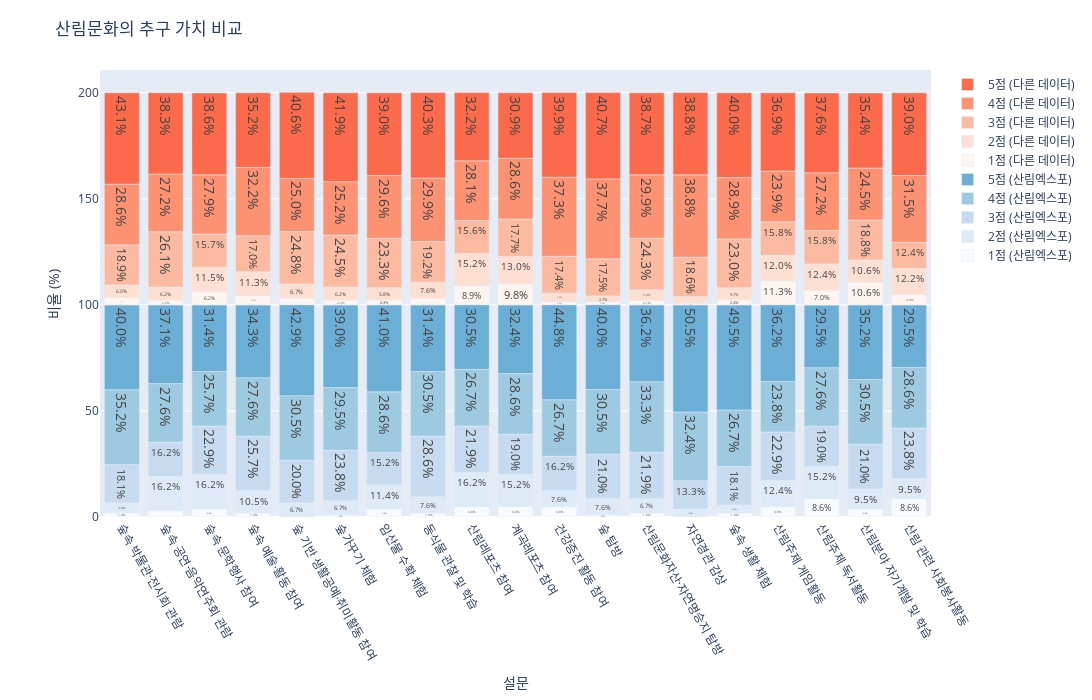

Notebook cell for this chart:
### Code cell
import plotly.colors as pc

# 컬러맵을 리스트로 불러오기
blues_color_map = pc.sequential.Blues
reds_color_map = pc.sequential.Reds

# 누적 막대그래프 시각화
fig = go.Figure()

# 막대 그래프 추가 (expo_5_num_df 데이터 사용)
for i in range(1, 6):
    text_labels = [f'<span style="font-size: 14px !important;">{val:.1f}%</span>' for val in expo_5_num_df[f'{i}_비율']]
    fig.add_trace(go.Bar(x=expo_5_num_df['설문'], y=expo_5_num_df[f'{i}_비율'], text=text_labels,
                         name=f'{i}점 (산림엑스포)', textposition='auto', marker=dict(color=blues_color_map[i-1])))

# 두 번째 막대 그래프 추가 (common_5_df 데이터 사용) - 겹치게 표시
for i in range(1, 6):
    text_labels = [f'<span style="font-size: 14px !important;">{val:.1f}%</span>' for val in common_5_df[f'{i}_비율']]
    fig.add_trace(go.Bar(x=common_5_df['설문'], y=common_5_df[f'{i}_비율'], text=text_labels,
                         name=f'{i}점 (다른 데이터)', textposition='auto', marker=dict(color=reds_color_map[i-1])))

# 그래프 레이아웃 설정
fig.update_layout(title="산림문화의 추구 가치 비교", xaxis_title="설문", yaxis_title="비율 (%)",
                  barmode='relative', showlegend=True)

# 범례 텍스트 수정
fig.update_layout(legend=dict(traceorder="reversed"))

# 그래프 높이와 너비 조정
fig.update_layout(height=700, width=1400)

# 여백 (margin) 조정
fig.update_layout(margin=dict(l=100, r=100, b=70, t=70))

fig.update_xaxes(tickangle=60)

fig.show()

### Figure 1 — Plotly figure (JSON) as saved in the notebook; plotly's stock layout.template omitted (floating-point values rounded to 4 significant figures)
{"data": [{"marker": {"color": "rgb(247,251,255)"}, "name": "1점 (산림엑스포)", "text": ["<span style=\"font-size: 14px !important;\">1.9%</span>", "<span style=\"font-size: 14px !important;\">2.9%</span>", "<span style=\"font-size: 14px !important;\">3.8%</span>", "<span style=\"font-size: 14px !important;\">1.9%</span>", "<span style=\"font-size: 14px !important;\">0.0%</span>", "<span style=\"font-size: 14px !important;\">1.0%</span>", "<span style=\"font-size: 14px !important;\">3.8%</span>", "<span style=\"font-size: 14px !important;\">1.9%</span>", "<span style=\"font-size: 14px !important;\">4.8%</span>", "<span style=\"font-size: 14px !important;\">4.8%</span>", "<span style=\"font-size: 14px !important;\">4.8%</span>", "<span style=\"font-size: 14px !important;\">1.0%</span>", "<span style=\"font-size: 14px !important;\">1.9%</span>", "<span style=\"font-size: 14px !important;\">0.0%</span>", "<span style=\"font-size: 14px !important;\">1.9%</span>", "<span style=\"font-size: 14px !important;\">4.8%</span>", "<span style=\"font-size: 14px !important;\">8.6%</span>", "<span style=\"font-size: 14px !important;\">3.8%</span>", "<span style=\"font-size: 14px !important;\">8.6%</span>"], "textposition": "auto", "type": "bar", "x": ["숲속 박물관·전시회 관람", "숲속 공연·음악연주회 관람", "숲속 문학행사 참여", "숲속 예술·활동 참여", "숲 기반 생활공예·취미활동 참여", "숲가꾸기 체험", "임산물 수확 체험", "동식물 관찰 및 학습", "산림레포츠 참여", "계곡레포츠 참여", "건강증진 활동 참여", "숲 탐방", "산림문화자산·자연명승지 탐방", "자연경관 감상", "숲속 생활 체험", "산림주제 게임활동", "산림주제 독서활동", "산림분야 자기계발 및 학습", "산림 관련 사회봉사활동"], "y": [1.9, 2.9, 3.8, 1.9, 0, 1, 3.8, 1.9, 4.8, 4.8, 4.8, 1, 1.9, 0, 1.9, 4.8, 8.6, 3.8, 8.6]}, {"marker": {"color": "rgb(222,235,247)"}, "name": "2점 (산림엑스포)", "text": ["<span style=\"font-size: 14px !important;\">4.8%</span>", "<span style=\"font-size: 14px !important;\">16.2%</span>", "<span style=\"font-size: 14px !important;\">16.2%</span>", "<span style=\"font-size: 14px !important;\">10.5%</span>", "<span style=\"font-size: 14px !important;\">6.7%</span>", "<span style=\"font-size: 14px !important;\">6.7%</span>", "<span style=\"font-size: 14px !important;\">11.4%</span>", "<span style=\"font-size: 14px !important;\">7.6%</span>", "<span style=\"font-size: 14px !important;\">16.2%</span>", "<span style=\"font-size: 14px !important;\">15.2%</span>", "<span style=\"font-size: 14px !important;\">7.6%</span>", "<span style=\"font-size: 14px !important;\">7.6%</span>", "<span style=\"font-size: 14px !important;\">6.7%</span>", "<span style=\"font-size: 14px !important;\">3.8%</span>", "<span style=\"font-size: 14px !important;\">3.8%</span>", "<span style=\"font-size: 14px !important;\">12.4%</span>", "<span style=\"font-size: 14px !important;\">15.2%</span>", "<span style=\"font-size: 14px !important;\">9.5%</span>", "<span style=\"font-size: 14px !important;\">9.5%</span>"], "textposition": "auto", "type": "bar", "x": ["숲속 박물관·전시회 관람", "숲속 공연·음악연주회 관람", "숲속 문학행사 참여", "숲속 예술·활동 참여", "숲 기반 생활공예·취미활동 참여", "숲가꾸기 체험", "임산물 수확 체험", "동식물 관찰 및 학습", "산림레포츠 참여", "계곡레포츠 참여", "건강증진 활동 참여", "숲 탐방", "산림문화자산·자연명승지 탐방", "자연경관 감상", "숲속 생활 체험", "산림주제 게임활동", "산림주제 독서활동", "산림분야 자기계발 및 학습", "산림 관련 사회봉사활동"], "y": [4.8, 16.2, 16.2, 10.5, 6.7, 6.7, 11.4, 7.6, 16.2, 15.2, 7.6, 7.6, 6.7, 3.8, 3.8, 12.4, 15.2, 9.5, 9.5]}, {"marker": {"color": "rgb(198,219,239)"}, "name": "3점 (산림엑스포)", "text": ["<span style=\"font-size: 14px !important;\">18.1%</span>", "<span style=\"font-size: 14px !important;\">16.2%</span>", "<span style=\"font-size: 14px !important;\">22.9%</span>", "<span style=\"font-size: 14px !important;\">25.7%</span>", "<span style=\"font-size: 14px !important;\">20.0%</span>", "<span style=\"font-size: 14px !important;\">23.8%</span>", "<span style=\"font-size: 14px !important;\">15.2%</span>", "<span style=\"font-size: 14px !important;\">28.6%</span>", "<span style=\"font-size: 14px !important;\">21.9%</span>", "<span style=\"font-size: 14px !important;\">19.0%</span>", "<span style=\"font-size: 14px !important;\">16.2%</span>", "<span style=\"font-size: 14px !important;\">21.0%</span>", "<span style=\"font-size: 14px !important;\">21.9%</span>", "<span style=\"font-size: 14px !important;\">13.3%</span>", "<span style=\"font-size: 14px !important;\">18.1%</span>", "<span style=\"font-size: 14px !important;\">22.9%</span>", "<span style=\"font-size: 14px !important;\">19.0%</span>", "<span style=\"font-size: 14px !important;\">21.0%</span>", "<span style=\"font-size: 14px !important;\">23.8%</span>"], "textposition": "auto", "type": "bar", "x": ["숲속 박물관·전시회 관람", "숲속 공연·음악연주회 관람", "숲속 문학행사 참여", "숲속 예술·활동 참여", "숲 기반 생활공예·취미활동 참여", "숲가꾸기 체험", "임산물 수확 체험", "동식물 관찰 및 학습", "산림레포츠 참여", "계곡레포츠 참여", "건강증진 활동 참여", "숲 탐방", "산림문화자산·자연명승지 탐방", "자연경관 감상", "숲속 생활 체험", "산림주제 게임활동", "산림주제 독서활동", "산림분야 자기계발 및 학습", "산림 관련 사회봉사활동"], "y": [18.1, 16.2, 22.9, 25.7, 20, 23.8, 15.2, 28.6, 21.9, 19, 16.2, 21, 21.9, 13.3, 18.1, 22.9, 19, 21, 23.8]}, {"marker": {"color": "rgb(158,202,225)"}, "name": "4점 (산림엑스포)", "text": ["<span style=\"font-size: 14px !important;\">35.2%</span>", "<span style=\"font-size: 14px !important;\">27.6%</span>", "<span style=\"font-size: 14px !important;\">25.7%</span>", "<span style=\"font-size: 14px !important;\">27.6%</span>", "<span style=\"font-size: 14px !important;\">30.5%</span>", "<span style=\"font-size: 14px !important;\">29.5%</span>", "<span style=\"font-size: 14px !important;\">28.6%</span>", "<span style=\"font-size: 14px !important;\">30.5%</span>", "<span style=\"font-size: 14px !important;\">26.7%</span>", "<span style=\"font-size: 14px !important;\">28.6%</span>", "<span style=\"font-size: 14px !important;\">26.7%</span>", "<span style=\"font-size: 14px !important;\">30.5%</span>", "<span style=\"font-size: 14px !important;\">33.3%</span>", "<span style=\"font-size: 14px !important;\">32.4%</span>", "<span style=\"font-size: 14px !important;\">26.7%</span>", "<span style=\"font-size: 14px !important;\">23.8%</span>", "<span style=\"font-size: 14px !important;\">27.6%</span>", "<span style=\"font-size: 14px !important;\">30.5%</span>", "<span style=\"font-size: 14px !important;\">28.6%</span>"], "textposition": "auto", "type": "bar", "x": ["숲속 박물관·전시회 관람", "숲속 공연·음악연주회 관람", "숲속 문학행사 참여", "숲속 예술·활동 참여", "숲 기반 생활공예·취미활동 참여", "숲가꾸기 체험", "임산물 수확 체험", "동식물 관찰 및 학습", "산림레포츠 참여", "계곡레포츠 참여", "건강증진 활동 참여", "숲 탐방", "산림문화자산·자연명승지 탐방", "자연경관 감상", "숲속 생활 체험", "산림주제 게임활동", "산림주제 독서활동", "산림분야 자기계발 및 학습", "산림 관련 사회봉사활동"], "y": [35.2, 27.6, 25.7, 27.6, 30.5, 29.5, 28.6, 30.5, 26.7, 28.6, 26.7, 30.5, 33.3, 32.4, 26.7, 23.8, 27.6, 30.5, 28.6]}, {"marker": {"color": "rgb(107,174,214)"}, "name": "5점 (산림엑스포)", "text": ["<span style=\"font-size: 14px !important;\">40.0%</span>", "<span style=\"font-size: 14px !important;\">37.1%</span>", "<span style=\"font-size: 14px !important;\">31.4%</span>", "<span style=\"font-size: 14px !important;\">34.3%</span>", "<span style=\"font-size: 14px !important;\">42.9%</span>", "<span style=\"font-size: 14px !important;\">39.0%</span>", "<span style=\"font-size: 14px !important;\">41.0%</span>", "<span style=\"font-size: 14px !important;\">31.4%</span>", "<span style=\"font-size: 14px !important;\">30.5%</span>", "<span style=\"font-size: 14px !important;\">32.4%</span>", "<span style=\"font-size: 14px !important;\">44.8%</span>", "<span style=\"font-size: 14px !important;\">40.0%</span>", "<span style=\"font-size: 14px !important;\">36.2%</span>", "<span style=\"font-size: 14px !important;\">50.5%</span>", "<span style=\"font-size: 14px !important;\">49.5%</span>", "<span style=\"font-size: 14px !important;\">36.2%</span>", "<span style=\"font-size: 14px !important;\">29.5%</span>", "<span style=\"font-size: 14px !important;\">35.2%</span>", "<span style=\"font-size: 14px !important;\">29.5%</span>"], "textposition": "auto", "type": "bar", "x": ["숲속 박물관·전시회 관람", "숲속 공연·음악연주회 관람", "숲속 문학행사 참여", "숲속 예술·활동 참여", "숲 기반 생활공예·취미활동 참여", "숲가꾸기 체험", "임산물 수확 체험", "동식물 관찰 및 학습", "산림레포츠 참여", "계곡레포츠 참여", "건강증진 활동 참여", "숲 탐방", "산림문화자산·자연명승지 탐방", "자연경관 감상", "숲속 생활 체험", "산림주제 게임활동", "산림주제 독서활동", "산림분야 자기계발 및 학습", "산림 관련 사회봉사활동"], "y": [40, 37.1, 31.4, 34.3, 42.9, 39, 41, 31.4, 30.5, 32.4, 44.8, 40, 36.2, 50.5, 49.5, 36.2, 29.5, 35.2, 29.5]}, {"marker": {"color": "rgb(255,245,240)"}, "name": "1점 (다른 데이터)", "text": ["<span style=\"font-size: 14px !important;\">3.4%</span>", "<span style=\"font-size: 14px !important;\">2.2%</span>", "<span style=\"font-size: 14px !important;\">6.2%</span>", "<span style=\"font-size: 14px !important;\">4.3%</span>", "<span style=\"font-size: 14px !important;\">3.0%</span>", "<span style=\"font-size: 14px !important;\">2.2%</span>", "<span style=\"font-size: 14px !important;\">2.3%</span>", "<span style=\"font-size: 14px !important;\">3.1%</span>", "<span style=\"font-size: 14px !important;\">8.9%</span>", "<span style=\"font-size: 14px !important;\">9.8%</span>", "<span style=\"font-size: 14px !important;\">1.5%</span>", "<span style=\"font-size: 14px !important;\">1.4%</span>", "<span style=\"font-size: 14px !important;\">2.1%</span>", "<span style=\"font-size: 14px !important;\">0.8%</span>", "<span style=\"font-size: 14px !important;\">2.4%</span>", "<span style=\"font-size: 14px !important;\">11.3%</span>", "<span style=\"font-size: 14px !important;\">7.0%</span>", "<span style=\"font-size: 14px !important;\">10.6%</span>", "<span style=\"font-size: 14px !important;\">4.9%</span>"], "textposition": "auto", "type": "bar", "x": ["숲속 박물관·전시회 관람", "숲속 공연·음악연주회 관람", "숲속 문학행사 참여", "숲속 예술·활동 참여", "숲 기반 생활공예·취미활동 참여", "숲가꾸기 체험", "임산물 수확 체험", "동식물 관찰 및 학습", "산림레포츠 참여", "계곡레포츠 참여", "건강증진 활동 참여", "숲 탐방", "산림문화자산·자연명승지 탐방", "자연경관 감상", "숲속 생활 체험", "산림주제 게임활동", "산림주제 독서활동", "산림분야 자기계발 및 학습", "산림 관련 사회봉사활동"], "y": [3.4, 2.2, 6.2, 4.3, 3, 2.2, 2.3, 3.1, 8.9, 9.8, 1.5, 1.4, 2.1, 0.8, 2.4, 11.3, 7, 10.6, 4.9]}, {"marker": {"color": "rgb(254,224,210)"}, "name": "2점 (다른 데이터)", "text": ["<span style=\"font-size: 14px !important;\">6.0%</span>", "<span style=\"font-size: 14px !important;\">6.2%</span>", "<span style=\"font-size: 14px !important;\">11.5%</span>", "<span style=\"font-size: 14px !important;\">11.3%</span>", "<span style=\"font-size: 14px !important;\">6.7%</span>", "<span style=\"font-size: 14px !important;\">6.2%</span>", "<span style=\"font-size: 14px !important;\">5.8%</span>", "<span style=\"font-size: 14px !important;\">7.6%</span>", "<span style=\"font-size: 14px !important;\">15.2%</span>", "<span style=\"font-size: 14px !important;\">13.0%</span>", "<span style=\"font-size: 14px !important;\">3.9%</span>", "<span style=\"font-size: 14px !important;\">2.7%</span>", "<span style=\"font-size: 14px !important;\">5.0%</span>", "<span style=\"font-size: 14px !important;\">3.1%</span>", "<span style=\"font-size: 14px !important;\">5.7%</span>", "<span style=\"font-size: 14px !important;\">12.0%</span>", "<span style=\"font-size: 14px !important;\">12.4%</span>", "<span style=\"font-size: 14px !important;\">10.6%</span>", "<span style=\"font-size: 14px !important;\">12.2%</span>"], "textposition": "auto", "type": "bar", "x": ["숲속 박물관·전시회 관람", "숲속 공연·음악연주회 관람", "숲속 문학행사 참여", "숲속 예술·활동 참여", "숲 기반 생활공예·취미활동 참여", "숲가꾸기 체험", "임산물 수확 체험", "동식물 관찰 및 학습", "산림레포츠 참여", "계곡레포츠 참여", "건강증진 활동 참여", "숲 탐방", "산림문화자산·자연명승지 탐방", "자연경관 감상", "숲속 생활 체험", "산림주제 게임활동", "산림주제 독서활동", "산림분야 자기계발 및 학습", "산림 관련 사회봉사활동"], "y": [6, 6.2, 11.5, 11.3, 6.7, 6.2, 5.8, 7.6, 15.2, 13, 3.9, 2.7, 5, 3.1, 5.7, 12, 12.4, 10.6, 12.2]}, {"marker": {"color": "rgb(252,187,161)"}, "name": "3점 (다른 데이터)", "text": ["<span style=\"font-size: 14px !important;\">18.9%</span>", "<span style=\"font-size: 14px !important;\">26.1%</span>", "<span style=\"font-size: 14px !important;\">15.7%</span>", "<span style=\"font-size: 14px !important;\">17.0%</span>", "<span style=\"font-size: 14px !important;\">24.8%</span>", "<span style=\"font-size: 14px !important;\">24.5%</span>", "<span style=\"font-size: 14px !important;\">23.3%</span>", "<span style=\"font-size: 14px !important;\">19.2%</span>", "<span style=\"font-size: 14px !important;\">15.6%</span>", "<span style=\"font-size: 14px !important;\">17.7%</span>", "<span style=\"font-size: 14px !important;\">17.4%</span>", "<span style=\"font-size: 14px !important;\">17.5%</span>", "<span style=\"font-size: 14px !important;\">24.3%</span>", "<span style=\"font-size: 14px !important;\">18.6%</span>", "<span style=\"font-size: 14px !important;\">23.0%</span>", "<span style=\"font-size: 14px !important;\">15.8%</span>", "<span style=\"font-size: 14px !important;\">15.8%</span>", "<span style=\"font-size: 14px !important;\">18.8%</span>", "<span style=\"font-size: 14px !important;\">12.4%</span>"], "textposition": "auto", "type": "bar", "x": ["숲속 박물관·전시회 관람", "숲속 공연·음악연주회 관람", "숲속 문학행사 참여", "숲속 예술·활동 참여", "숲 기반 생활공예·취미활동 참여", "숲가꾸기 체험", "임산물 수확 체험", "동식물 관찰 및 학습", "산림레포츠 참여", "계곡레포츠 참여", "건강증진 활동 참여", "숲 탐방", "산림문화자산·자연명승지 탐방", "자연경관 감상", "숲속 생활 체험", "산림주제 게임활동", "산림주제 독서활동", "산림분야 자기계발 및 학습", "산림 관련 사회봉사활동"], "y": [18.9, 26.1, 15.7, 17, 24.8, 24.5, 23.3, 19.2, 15.6, 17.7, 17.4, 17.5, 24.3, 18.6, 23, 15.8, 15.8, 18.8, 12.4]}, {"marker": {"color": "rgb(252,146,114)"}, "name": "4점 (다른 데이터)", "text": ["<span style=\"font-size: 14px !important;\">28.6%</span>", "<span style=\"font-size: 14px !important;\">27.2%</span>", "<span style=\"font-size: 14px !important;\">27.9%</span>", "<span style=\"font-size: 14px !important;\">32.2%</span>", "<span style=\"font-size: 14px !important;\">25.0%</span>", "<span style=\"font-size: 14px !important;\">25.2%</span>", "<span style=\"font-size: 14px !important;\">29.6%</span>", "<span style=\"font-size: 14px !important;\">29.9%</span>", "<span style=\"font-size: 14px !important;\">28.1%</span>", "<span style=\"font-size: 14px !important;\">28.6%</span>", "<span style=\"font-size: 14px !important;\">37.3%</span>", "<span style=\"font-size: 14px !important;\">37.7%</span>", "<span style=\"font-size: 14px !important;\">29.9%</span>", "<span style=\"font-size: 14px !important;\">38.8%</span>", "<span style=\"font-size: 14px !important;\">28.9%</span>", "<span style=\"font-size: 14px !important;\">23.9%</span>", "<span style=\"font-size: 14px !important;\">27.2%</span>", "<span style=\"font-size: 14px !important;\">24.5%</span>", "<span style=\"font-size: 14px !important;\">31.5%</span>"], "textposition": "auto", "type": "bar", "x": ["숲속 박물관·전시회 관람", "숲속 공연·음악연주회 관람", "숲속 문학행사 참여", "숲속 예술·활동 참여", "숲 기반 생활공예·취미활동 참여", "숲가꾸기 체험", "임산물 수확 체험", "동식물 관찰 및 학습", "산림레포츠 참여", "계곡레포츠 참여", "건강증진 활동 참여", "숲 탐방", "산림문화자산·자연명승지 탐방", "자연경관 감상", "숲속 생활 체험", "산림주제 게임활동", "산림주제 독서활동", "산림분야 자기계발 및 학습", "산림 관련 사회봉사활동"], "y": [28.6, 27.2, 27.9, 32.2, 25, 25.2, 29.6, 29.9, 28.1, 28.6, 37.3, 37.7, 29.9, 38.8, 28.9, 23.9, 27.2, 24.5, 31.5]}, {"marker": {"color": "rgb(251,106,74)"}, "name": "5점 (다른 데이터)", "text": ["<span style=\"font-size: 14px !important;\">43.1%</span>", "<span style=\"font-size: 14px !important;\">38.3%</span>", "<span style=\"font-size: 14px !important;\">38.6%</span>", "<span style=\"font-size: 14px !important;\">35.2%</span>", "<span style=\"font-size: 14px !important;\">40.6%</span>", "<span style=\"font-size: 14px !important;\">41.9%</span>", "<span style=\"font-size: 14px !important;\">39.0%</span>", "<span style=\"font-size: 14px !important;\">40.3%</span>", "<span style=\"font-size: 14px !important;\">32.2%</span>", "<span style=\"font-size: 14px !important;\">30.9%</span>", "<span style=\"font-size: 14px !important;\">39.9%</span>", "<span style=\"font-size: 14px !important;\">40.7%</span>", "<span style=\"font-size: 14px !important;\">38.7%</span>", "<span style=\"font-size: 14px !important;\">38.8%</span>", "<span style=\"font-size: 14px !important;\">40.0%</span>", "<span style=\"font-size: 14px !important;\">36.9%</span>", "<span style=\"font-size: 14px !important;\">37.6%</span>", "<span style=\"font-size: 14px !important;\">35.4%</span>", "<span style=\"font-size: 14px !important;\">39.0%</span>"], "textposition": "auto", "type": "bar", "x": ["숲속 박물관·전시회 관람", "숲속 공연·음악연주회 관람", "숲속 문학행사 참여", "숲속 예술·활동 참여", "숲 기반 생활공예·취미활동 참여", "숲가꾸기 체험", "임산물 수확 체험", "동식물 관찰 및 학습", "산림레포츠 참여", "계곡레포츠 참여", "건강증진 활동 참여", "숲 탐방", "산림문화자산·자연명승지 탐방", "자연경관 감상", "숲속 생활 체험", "산림주제 게임활동", "산림주제 독서활동", "산림분야 자기계발 및 학습", "산림 관련 사회봉사활동"], "y": [43.1, 38.3, 38.6, 35.2, 40.6, 41.9, 39, 40.3, 32.2, 30.9, 39.9, 40.7, 38.7, 38.8, 40, 36.9, 37.6, 35.4, 39]}], "layout": {"barmode": "relative", "height": 700, "legend": {"traceorder": "reversed"}, "margin": {"b": 70, "l": 100, "r": 100, "t": 70}, "showlegend": true, "title": {"text": "산림문화의 추구 가치 비교"}, "width": 1400, "xaxis": {"tickangle": 60, "title": {"text": "설문"}}, "yaxis": {"title": {"text": "비율 (%)"}}}}
